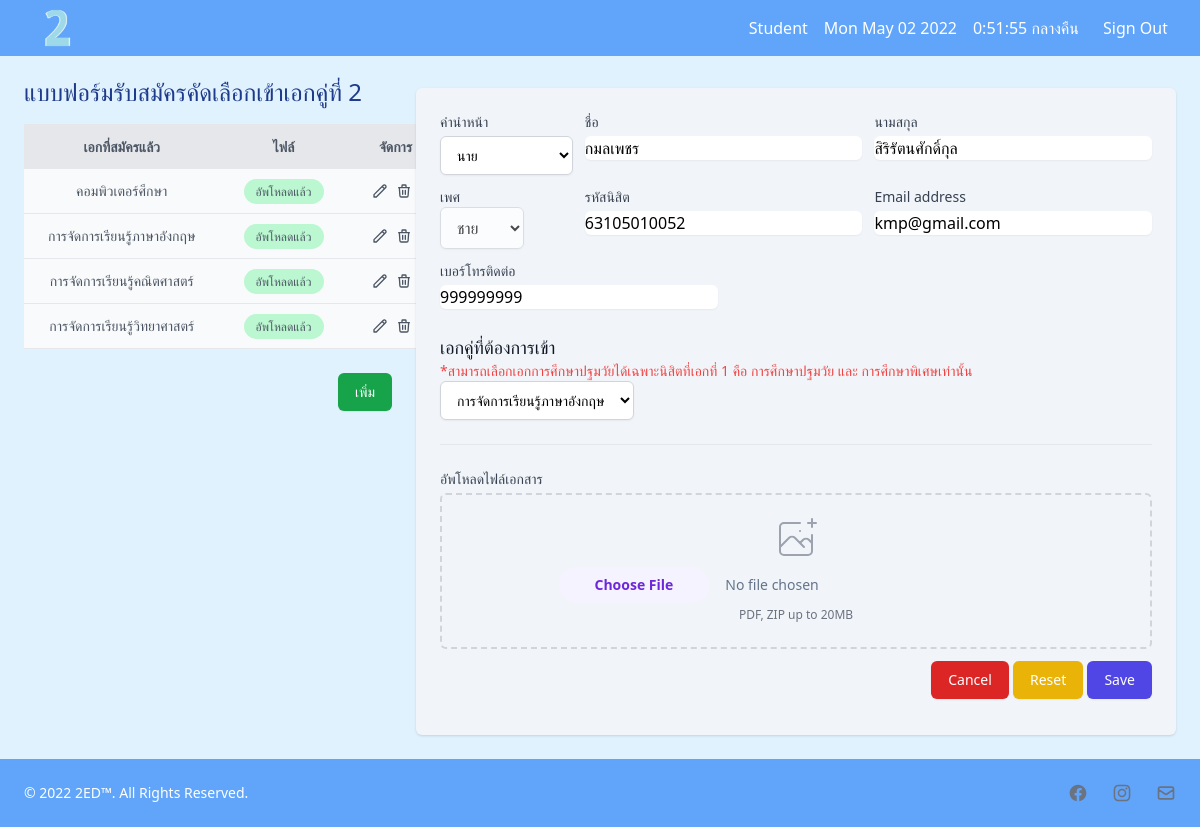
The page /sub-index/form1.php?id=25&action=edit1 (signed in) on the database its author committed.
### tables this page shows
CREATE TABLE `f_round` (
  `Fr_id` int(10) UNSIGNED NOT NULL COMMENT 'เลขที่สมัครรอบที่ 1',
  `Round_id` int(2) DEFAULT NULL COMMENT 'เลขที่รอบ',
  `ST_id` varchar(255) DEFAULT NULL COMMENT 'รหัสนิสิต',
  `Smajor_id` int(2) DEFAULT NULL COMMENT 'รหัสเอกที่2',
  `Ffile_id` varchar(255) DEFAULT NULL COMMENT 'ชื่อ\r\nไฟล์'
);

CREATE TABLE `s_major` (
  `Smajor_id` int(2) UNSIGNED NOT NULL COMMENT 'รหัสเอกที่2',
  `Smajor_name` varchar(30) DEFAULT NULL COMMENT 'ชื่อเอกที่2',
  `Smajor_name2` varchar(30) DEFAULT NULL,
  `Smajor_name3` varchar(30) DEFAULT NULL
);

CREATE TABLE `user_nisit` (
  `ST_id` varchar(255) NOT NULL COMMENT 'รหัสนิสิต',
  `Prefix` varchar(10) DEFAULT NULL COMMENT 'คำนำหน้า',
  `Sname` varchar(30) DEFAULT NULL COMMENT 'ชื่อนิสิต',
  `Lname` varchar(30) DEFAULT NULL COMMENT 'นามสกุลนิสิต',
  `Sex` varchar(10) DEFAULT NULL COMMENT 'เพศ',
  `password` varchar(255) DEFAULT NULL COMMENT 'รหัสผ่าน',
  `mail` varchar(50) DEFAULT NULL COMMENT 'อีเมลล์',
  `contract` int(10) DEFAULT NULL COMMENT 'เบอร์โทรศัพท์',
  `Fmajor_id` int(2) DEFAULT NULL COMMENT 'เอกที่1',
  `Role` varchar(10) DEFAULT NULL COMMENT 'สิทธิ์ผู้ใช้งาน'
);

### src/database/Db.php (called while the page is built, shortened)
<?php
class Db{
    private $host = "localhost";
    private $user =  "root";
    private $password = "";
    private $dbName = "2ed";
    function __construct(){
        $this->pdo = $this->connect();
    }
    protected function connect(){
        $dsn = "mysql:host={$this->host};dbname={$this->dbName}";
        $pdo =new  PDO($dsn, $this->user, $this->password);
        $pdo->setAttribute(PDO::ATTR_DEFAULT_FETCH_MODE, PDO::FETCH_ASSOC);
        $pdo->setAttribute(PDO::ATTR_ERRMODE, PDO::ERRMODE_EXCEPTION);
        return $pdo;
    }
}
?>

### src/model/Mform1.php (called while the page is built, shortened)
<?php
class Mform1 extends Db {
    public function getform1($st_id){
        $sql ="
            SELECT
                f_round.Fr_id,
                f_round.Round_id,
                f_round.ST_id,
                f_round.Smajor_id,
                s_major.Smajor_name AS S_name,
                f_round.Ffile_id
            FROM
                f_round
            LEFT JOIN s_major  ON
                f_round.Smajor_id = s_major.Smajor_id
            WHERE
                f_round.ST_id = '$st_id'
        ";
        $stmt=$this->pdo->query($sql);
        $data = $stmt->fetchAll();
        return  $data;
    }
    public function getformByid1($id){
        $sql ="
        SELECT
            f_round.Fr_id,
            f_round.Round_id,
            f_round.ST_id,
            f_round.Smajor_id,
            s_major.Smajor_name AS S_name,
            f_round.Ffile_id
        FROM
            f_round
        LEFT JOIN s_major  ON
            f_round.Smajor_id = s_major.Smajor_id
        WHERE
            f_round.Fr_id = ?
        ";
        $stmt= $this->pdo->prepare($sql);
        $stmt->execute([$id]);
        $data = $stmt->fetchAll();
        return  $data[0];
    }
}
?>

### src/model/user.php (called while the page is built, shortened)
<?php
class user extends Db {
    public function getuser($st_id){
        $sql ="
            SELECT
                user_nisit.Prefix,
                user_nisit.Sname,
                user_nisit.Lname,
                user_nisit.Sex,
                user_nisit.mail,
                user_nisit.Fmajor_id,
                f_major.Fmajor_name AS Fmajor,
                user_nisit.contract
            FROM
                user_nisit
            LEFT JOIN f_major ON
                user_nisit.Fmajor_id = f_major.Fmajor_id
            WHERE
                ST_id = '$st_id'
        ";
        $stmt=$this->pdo->query($sql);
        $data = $stmt->fetchAll();
        return  $data;
    }
    public  function getSmajor(){
        $sql ="
            SELECT
                *
            FROM
                s_major
        ";
        $stmt=$this->pdo->query($sql);
        $data = $stmt->fetchAll();
        return  $data;
    }
}
?>

### sub-index/form1.php (the view, shortened to what this page needs)
<?php
$userObj = new user;
$formObj = new Mform1;
if ($_REQUEST['action'] == 'edit1') {
  $formbyid = $formObj->getformByid1($_REQUEST['id']);
}
?>
<!DOCTYPE html>
<html lang="en">
<head>
  <script src="https://cdn.tailwindcss.com"></script>
</head>
<body class="bg-sky-100">
  <?php require $_SERVER['DOCUMENT_ROOT'] . "/CED214/Index/navbar.php"; ?>
  <div class="sm:grid md:grid-cols-3 md:gap-6 font-sans" style="padding: 2%;">
    <div class="md:col-span-1">
      <div class="px-4 sm:px-0">
        <h1 class="text-2xl font-medium leading-6 text-blue-900">แบบฟอร์มรับสมัครคัดเลือกเข้าเอกคู่ที่ 2</h1>
      </div>
      <div class="mt-5">
        <table class="min-w-max w-full table-auto">
          <thead class="rounded-lg">
            <tr class="bg-gray-200 text-gray-600 uppercase text-sm leading-normal">
              <th class="py-3 px-6 text-center">เอกที่สมัครแล้ว</th>
              <th class="py-3 px-6 text-center">ไฟล์</th>
              <th class="py-3 px-6 text-center">จัดการ</th>
            </tr>
          </thead>
          <tbody class="text-gray-600 text-sm font-light">
            <?php
            if ($_SESSION['Role'] == 'Admin') {
              $form = $formObj->getformadmin1();
            } else {
              $form = $formObj->getform1($_SESSION['ST_id']);
            }
            foreach ($form as $fom) {
              echo "
                <tr class='border-b border-gray-200 bg-gray-50 hover:bg-gray-100'>
              ";
              echo "
                  <td class='py-3 px-6 text-center'>{$fom['S_name']}</td>
                  <td class='py-3 px-6 text-center' ><span class='bg-green-200 text-green-6 py-1 px-3 rounded-full text-xs'><a href='{$fom['Ffile_id']}' target='_blank' >อัพโหลดแล้ว</a></span></td>
                  <td class='py-3 px-6 text-center'>
                    <div class='flex item-center justify-center'>
                        <div class='w-4 mr-2 transform hover:text-purple-500 hover:scale-110'>
                            <svg xmlns='http://www.w3.org/2000/svg' fill='none' viewBox='0 0 24 24' stroke='currentColor'><a href='./form1.php?id={$fom['Fr_id']}&action=edit1'>
                                <path stroke-linecap='round' stroke-linejoin='round' stroke-width='2' d='M15.232 5.232l3.536 3.536m-2.036-5.036a2.5 2.5 0 113.536 3.536L6.5 21.036H3v-3.572L16.732 3.732z' />
                            </svg>
                        </div>
                        <div class='w-4 mr-2 transform hover:text-purple-500 hover:scale-110'>
                            <svg xmlns='http://www.w3.org/2000/svg' fill='none' viewBox='0 0 24 24' stroke='currentColor'><a href='../index/saveform.php?id={$fom['Fr_id']}&action=delete1'>
                                <path stroke-linecap='round' stroke-linejoin='round' stroke-width='2' d='M19 7l-.867 12.142A2 2 0 0116.138 21H7.862a2 2 0 01-1.995-1.858L5 7m5 4v6m4-6v6m1-10V4a1 1 0 00-1-1h-4a1 1 0 00-1 1v3M4 7h16' />
                            </svg>
                        </div>
                    </div>
                  </td>
                </tr>
              ";
            }
            ?>
          </tbody>
        </table><br>
        <div class="grid justify-end">
          <a href="form1.php" class=" hover:-translate-y-1 duration-300 hover:scale-100 inline-flex justify-center py-2 px-4 border border-transparent shadow-sm text-sm font-medium rounded-md text-white bg-green-600 hover:bg-green-700">เพิ่ม</a>
        </div>
      </div>
    </div>
    <div class="mt-4 md:mt-2 md:col-span-2">
      <form action="../Index/saveform.php" method="POST" enctype="multipart/form-data">
        <div class="shadow overflow-hidden bg-slate-100 rounded-md">
          <div class="px-4 py-5 sm:p-6">
            <div class="grid grid-cols-5 gap-3">
              <div class="col-span-4 sm:col-span-1">
                <label for='' class='block text-sm font-medium text-gray-700'>คำนำหน้า</label>
                <select name='' id='' class='mt-1 block w-full py-2 px-3 border border-gray-300 bg-white rounded-md shadow-sm focus:outline-none focus:ring-indigo-500 focus:border-indigo-500 sm:text-sm' required>
                  <?php
                  $user = $userObj->getuser($_SESSION['ST_id']);
                  foreach ($user as $use) {
                    echo "
                        <option value='{$use['Prefix']}'>{$use['Prefix']}</option>
                        ";
                  }
                  ?>
                </select>
              </div>
              <div class="col-span-6 sm:col-span-2">
                <label for="" class="block text-sm text-gray-700">ชื่อ</label>
                <input type="text" name="" id="" class="mt-1 focus:ring-indigo-500 focus:border-indigo-500 block w-full shadow-sm sm:text-md border-gray-300 rounded-md" value="<?php echo $use['Sname']; ?>" readonly>
              </div>
              <div class="col-span-6 sm:col-span-2">
                <label for="" class="block text-sm text-gray-700">นามสกุล</label>
                <input type="text" name="" id="" class="mt-1 focus:ring-indigo-500 focus:border-indigo-500 block w-full shadow-sm sm:text-md border-gray-300 rounded-md" value="<?php echo $use['Lname']; ?>" readonly>
              </div>
              <div class="col-span-6 sm:col-span-1">
                <label for="" class="block text-sm text-gray-700">เพศ</label>
                <select id="" name="" class="block py-2 px-3 border border-gray-300 bg-white rounded-md shadow-sm focus:outline-none focus:ring-indigo-500 focus:border-indigo-500 sm:text-md" disabled>
                  <?php
                  echo "
                        <option value='{$use['Sex']}'>{$use['Sex']}</option>
                      ";
                  ?>
                </select>
              </div>
              <div class="col-span-6 sm:col-span-2">
                <label for="ST_id" class="block text-sm text-gray-700">รหัสนิสิต</label>
                <input type="number" name="ST_id" id="ST_id" class="mt-1 focus:ring-indigo-500 focus:border-indigo-500 block w-full shadow-sm sm:text-md border-gray-300 rounded-md" value="<?php echo $_SESSION['ST_id']; ?>" readonly>
              </div>
              <div class="col-span-6 sm:col-span-2">
                <label for="" class="block text-sm font-medium text-gray-700">Email address</label>
                <input type="email" name="" id="" autocomplete="email" class="mt-1 focus:ring-indigo-500 focus:border-indigo-500 block w-full shadow-sm sm:text-md border-gray-300 rounded-md" value="<?php echo $use['mail']; ?>" readonly>
              </div>
              <div class="col-span-5 sm:col-span-2">
                <label for="" class="block text-sm font-medium text-gray-700">เบอร์โทรติดต่อ</label>
                <input type="number" name="" id="" class="mt-1 focus:ring-indigo-500 focus:border-indigo-500 block w-full shadow-sm sm:text-md border-gray-300 rounded-md" value="<?php echo $use['contract']; ?>" readonly>
              </div>
            </div>
            <br>
            <div class="auto-cols-auto">
              <h3 class="text-base text-lg text-gray-900">เอกคู่ที่ต้องการเข้า</h3>
              <p class="text-sm text-red-500">*สามารถเลือกเอกการศึกษาปฐมวัยได้เฉพาะนิสิตที่เอกที่ 1 คือ การศึกษาปฐมวัย และ การศึกษาพิเศษเท่านั้น</p>
              <select id="" name="Smajor_id" class="block py-2 px-3 border border-gray-300 bg-white rounded-md shadow-sm focus:outline-none focus:ring-indigo-500 focus:border-indigo-500 sm:text-sm" required>
                <?php
                $s_major = $userObj->getSmajor();
                foreach ($s_major as $smajor) {
                  $selected = ($smajor['Smajor_id'] == $formbyid['Smajor_id']) ? "selected" : "";
                  echo "
                        <option value='{$smajor['Smajor_id']}' {$selected}>{$smajor['Smajor_name']}</option>
                        ";
                }
                ?>
              </select>
            </div>
            <br>
            <hr>
            <div>
              <br>
              <label class="block text-sm text-gray-700"> อัพโหลดไฟล์เอกสาร </label>
              <div class="mt-1 flex justify-center px-6 pt-5 pb-6 border-2 border-gray-300 border-dashed rounded-md">
                <div class="space-y-1 text-center">
                  <div class="flex text-sm text-gray-600 ">
                    <input type="file" class="block w-full text-sm text-slate-500 file:mr-4 file:py-2 file:px-9 file:rounded-full file:border-0 file:text-sm file:font-semibold file:bg-violet-50 file:text-violet-700 hover:file:bg-violet-100" id="File_name" name="File_name" value="<?php echo $formbyid['Ffile_id'] ?>" required>
                    <input type="text" class="text-sm text-slate-500 bg-slate-100" id="Ffile_id" name="Ffile_id" value="<?php echo $formbyid['Ffile_id'] ?>" required>
                  </div>
                  <p class="text-xs text-gray-500">PDF, ZIP up to 20MB</p>
                </div>
              </div>
            </div>
            <div class="px-4 py-3 text-right sm:px-0 bg-slate-100">
              <a href="../Index/main-menu.php" class="hover:-translate-y-1 duration-300 hover:scale-100 inline-flex justify-center py-2 px-4 border border-transparent shadow-sm text-sm font-medium rounded-md text-white bg-red-600 hover:bg-red-700 focus:outline-none ">Cancel</a>
              <button type="reset" class="hover:-translate-y-1 duration-300 hover:scale-100 inline-flex justify-center py-2 px-4 border border-transparent shadow-sm text-sm font-medium rounded-md text-white bg-yellow-500 hover:bg-yellow-600 focus:outline-none ">Reset</button>
              <button type="button" class="hover:-translate-y-1 duration-300 hover:scale-100 inline-flex justify-center py-2 px-4 border border-transparent shadow-sm text-sm font-medium rounded-md text-white bg-indigo-600 hover:bg-indigo-700 focus:outline-none " data-modal-toggle="popup-modal">Save</button>
            </div>
          </div>
        </div>
      </form>
    </div>
  </div>
  <?php require $_SERVER['DOCUMENT_ROOT'] . "/CED214/Index/footer.php"; ?>
</body>
</html>

### CSS/style_menu.css (style rules this page uses)
* { box-sizing: border-box; }

### rows shown on the page
f_round: Smajor.Smajor_name "คอมพิวเตอร์ศึกษา"
f_round: Smajor.Smajor_name "การจัดการเรียนรู้ภาษาอังกฤษ"
f_round: Smajor.Smajor_name "การจัดการเรียนรู้คณิตศาสตร์"
f_round: Smajor.Smajor_name "การจัดการเรียนรู้วิทยาศาสตร์"
user_nisit: Sname "กมลเพชร", Lname "สิริรัตนศักดิ์กุล", Sex "ชาย", mail "kmp@gmail.com", contract "999999999"

### other values the page prints
$_SESSION['Role'] "Student"
form field value "นาย"
form field Smajor_id "การจัดการเรียนรู้ภาษาอังกฤษ"
